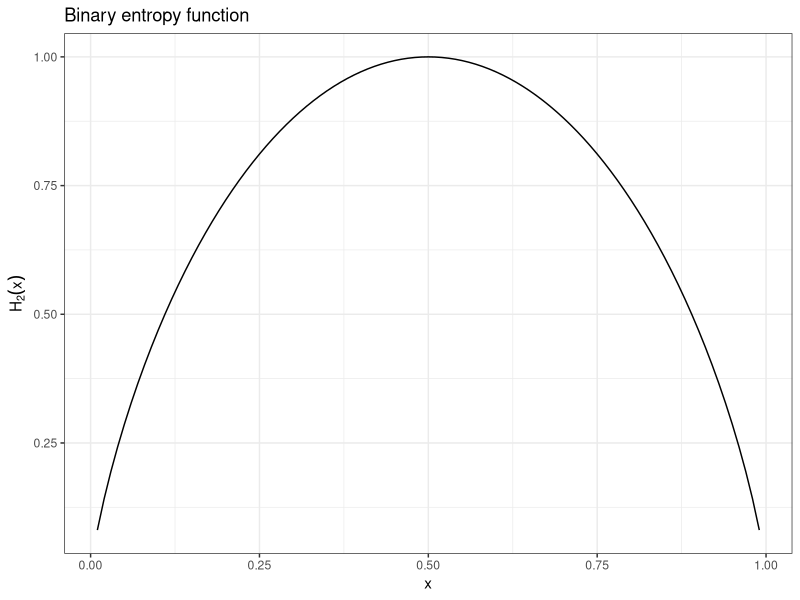
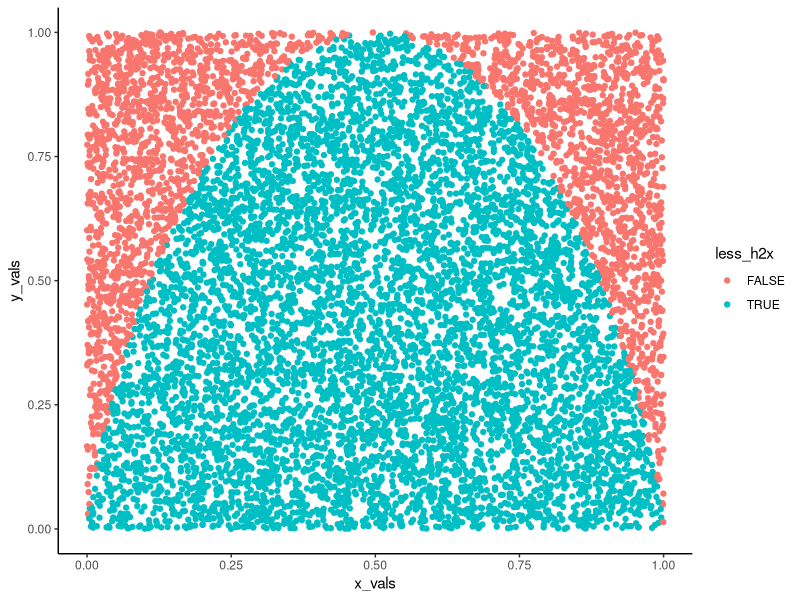
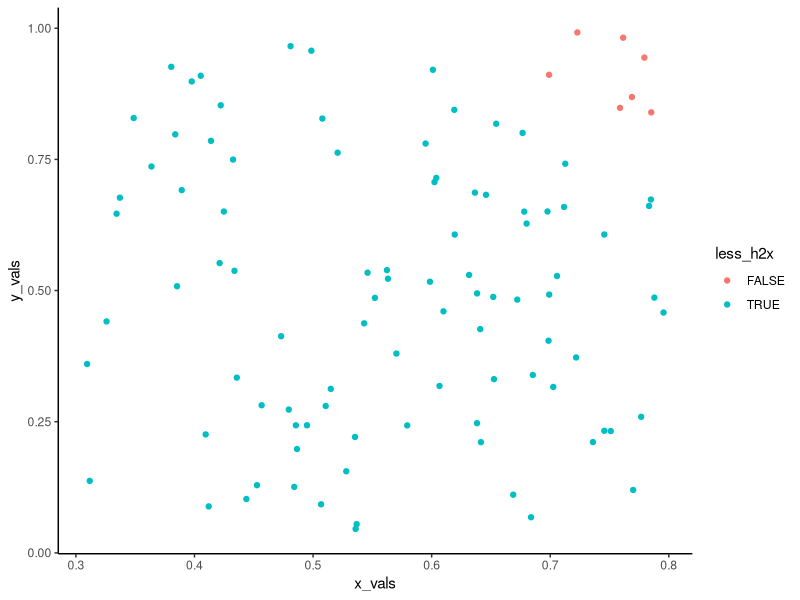
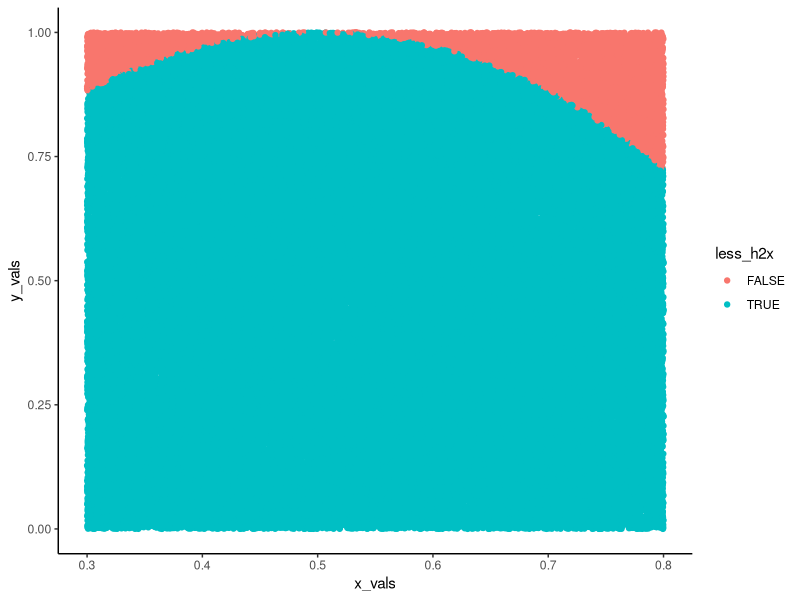

Write the R code that produced these figures, in order.
## ---- chunk 1
### Binary entropy function.
### This function takes on an x between zero and one and returns the H2(x) of this value

h2x <- function (x){
  x * log2(1/x) + (1-x) * log2(1/(1-x)) #Note that the binary entropy function 
}

h2x_df <- data.frame(x = seq(0.01, 0.99, 0.01), h2x = h2x(seq(0.01, 0.99, 0.01)))

library(ggplot2)

ggplot(h2x_df, aes(x = x, y = h2x)) +
  geom_line() +
  theme_bw() +
  labs(
    title = "Binary entropy function",
  ) +
  ylab(bquote(H[2](x)))


## ---- chunk 2
library(dplyr)
library(purrr)

##First set up a base DF, with 10000 sims.

sampler_results <- data.frame(x_vals = runif(10000, 0, 1), 
                              y_vals = runif(10000, 0, 1)) %>%
  ##Next check if the values are less than the H2(x) values
  mutate(
    h2x_vals = h2x(x_vals),
    less_h2x = if_else(y_vals <= h2x_vals, TRUE, FALSE) #I broke this up into two steps, so I can check if the intermediate steps work the way they should :)
  )


## ---- chunk 3

area_under_curve <- sampler_results %>%
  summarize(
    n_total = n(),
    under_curve = sum(less_h2x),
    area = under_curve / n_total
  ) %>%
  pull(area)

area_under_curve

## ---- chunk 4
sampler_results %>%
  ggplot(aes(x = x_vals, y = y_vals, color = less_h2x)) +
  geom_point() +
  theme_classic()
## ---- chunk 5
sample_h2x <- function (x1, x2, n_sims){
  ### Takes on values of x and returns the H2(x) integral between those values.
  ### Assumes x1 < x2 and 0 < x1, x2 < 1
  
  
  sampler_results <- data.frame(x_vals = runif(n_sims, x1, x2), 
                              y_vals = runif(n_sims, 0, 1)) %>%
  ##Next check if the values are less than the H2(x) values
  mutate(
    h2x_vals = h2x(x_vals),
    less_h2x = if_else(y_vals <= h2x_vals, TRUE, FALSE) #I broke this up into two steps, so I can check if the intermediate steps work the way they should :)
  )
  
  sampler_results
}


#Run a visual test

sample_h2x(0.3, 0.8, 100) %>%
  ggplot(aes(x = x_vals, y = y_vals, color = less_h2x)) +
  geom_point() +
  theme_classic()

sample_h2x(0.3, 0.8, 100000) %>%
  ggplot(aes(x = x_vals, y = y_vals, color = less_h2x)) +
  geom_point() +
  theme_classic()

## ---- chunk 6
read_h2x_mc <- function (sampler_results, x1, x2, y1, y2){
  ###The function 
  
  
  
}
